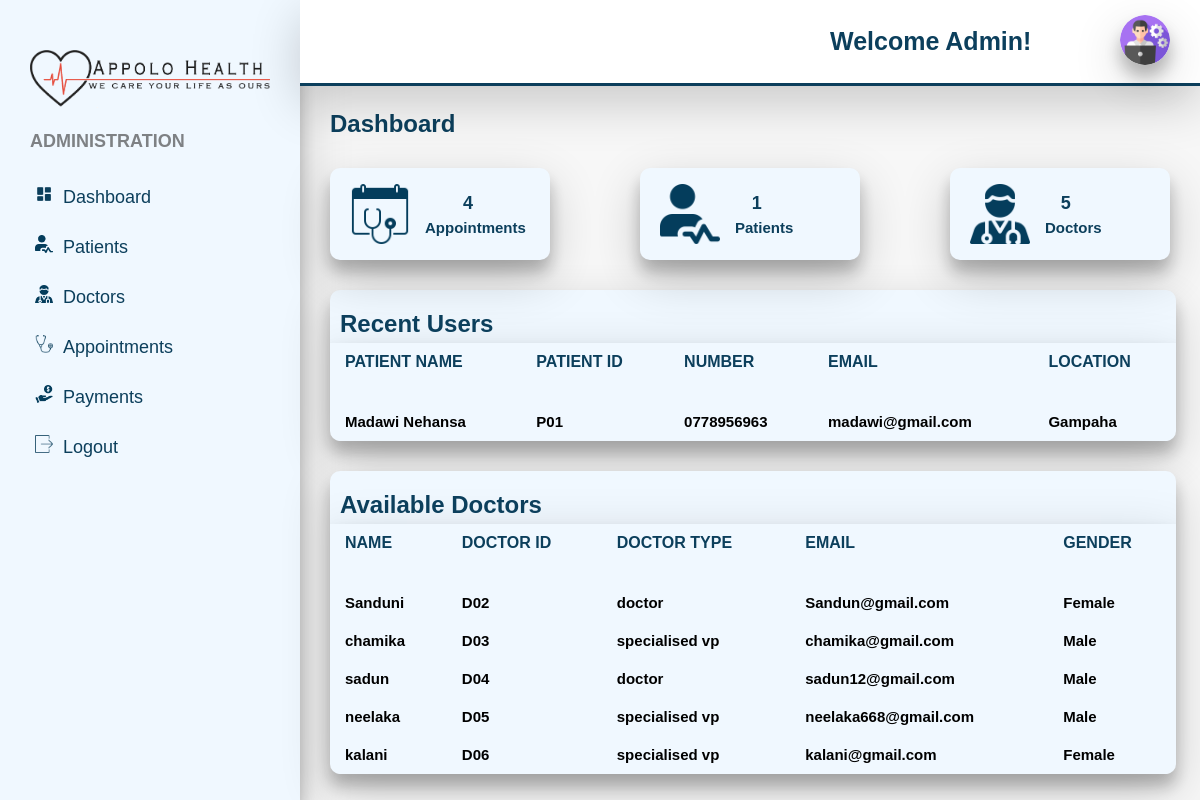
The app's page /chinthaka/admin-dashboard.php with its own data.
### tables this page shows
CREATE TABLE `users` (
  `p_id` int(11) NOT NULL,
  `username` varchar(255) NOT NULL,
  `email` varchar(255) NOT NULL,
  `password` varchar(255) NOT NULL,
  `p_name` varchar(255) NOT NULL,
  `phone_number` varchar(255) NOT NULL,
  `location` varchar(255) NOT NULL,
  `special_note` varchar(255) NOT NULL,
  `role` varchar(255) DEFAULT 'user'
);

CREATE TABLE `doctor` (
  `d_id` int(11) NOT NULL,
  `username` varchar(255) NOT NULL,
  `email` varchar(255) NOT NULL,
  `password` varchar(255) NOT NULL,
  `d_name` varchar(255) NOT NULL,
  `doctor_type` varchar(255) NOT NULL,
  `location` varchar(255) NOT NULL,
  `gender` varchar(255) NOT NULL,
  `price_per_appointment` varchar(255) NOT NULL,
  `description` varchar(255) NOT NULL,
  `role` varchar(255) DEFAULT 'doctor'
);

### html/chinthaka/admin-dashboard.php (the view, shortened to what this page needs)
<?php require_once('../../php/chinthaka/connection.php'); ?>
<?php
$users_list = '';
    $query = "SELECT * FROM users ORDER BY p_id";
    $user = mysqli_query($connection, $query);
    while ($users = mysqli_fetch_assoc($user)) {
        $users_list .= "<tr>";
        $users_list .= "<td>{$users['p_name']}</td>";
        $users_list .= "<td>P0{$users['p_id']}</td>";
        $users_list .= "<td>{$users['phone_number']}</td>";
        $users_list .= "<td>{$users['email']}</td>";
        $users_list .= "<td>{$users['location']}</td>";
        $users_list .= "</tr>";
    }
$docter_list = '';
    $query = "SELECT * FROM doctor ORDER BY d_id";
    $docters = mysqli_query($connection, $query);
    while ($docter = mysqli_fetch_assoc($docters)) {
        $docter_list .= "<tr>";
        $docter_list .= "<td>{$docter['d_name']}</td>";
        $docter_list .= "<td>D0{$docter['d_id']}</td>";
        $docter_list .= "<td>{$docter['doctor_type']}</td>";
        $docter_list .= "<td>{$docter['email']}</td>";
        $docter_list .= "<td>{$docter['gender']}</td>";
        $docter_list .= "</tr>";
    }
?>
<!DOCTYPE html>
<html>
<head>
    <link rel="stylesheet" href="../../css/chinthaka/admin.css">
</head>
<body>
    <section id="menu">
        <div class="adminlogo">
        <img src="../../images/chinthaka/system logo.png" alt="">
            <h2 class="title">Administration</h2>
        </div>
        <div class="items">
            <li><img src ="../../images/chinthaka/dashboard.png"><a href="admin-dashboard.php" id="addashboard"  class="addashboard" >Dashboard</a></li>
            <li><img src ="../../images/chinthaka/patient.png"><a href="admin-patient.php" id="adpatient"  class="adpatient" >Patients</a></li>
            <li><img src ="../../images/chinthaka/doctors.png"><a href="admin-doctor.php" id="addoctors"  class="addoctors" >Doctors</a></li>
            <li><img src ="../../images/chinthaka/appointment.png"><a href="admin-appointment.php" id="adappointment"  class="adappointment" >Appointments</a></li>
            <li><img src ="../../images/chinthaka/payments.png"><a href="admin-payment.php" id="adpayments"  class="adpayments" >Payments</a></li>
            <li><img src ="../../images/chinthaka/logout.png"><a href="#" class="adlogoutbutton" id="adlogoutbutton" >Logout</a></li>
        </div>
    </section>
    <section id="iterface">
        <div class="navigation">
        <div class="adminloggedin">Welcome Admin!</div>
            <div class="admintop">
            <img class="adminpic" src="../../images/Chinthaka/mainadmin.jpg">
            </div>
            </div>
        <h3 class="d-title">Dashboard</h3>
        <div class="values">
            <div class="v-box">
                <img class="medicalappointment" src="../../images/Chinthaka/medicalappointment.png">
                <div>
                    <h3><?php
                require("../../php/chinthaka/connection.php");
                $sql="SELECT * From appointment";
                if($result=$connection->query($sql)){
                    if($result->num_rows>0){
                        echo $result->num_rows;
                    }
                }
?></h3>
                    <span>Appointments</span>
                </div>
            </div>
            <div class="v-box">
                <img class="medicalappointment" src="../../images/Chinthaka/patient.png">
                <div>
                    <h3><?php
                require("../../php/chinthaka/connection.php");
                $sql="SELECT * From users";
                if($result=$connection->query($sql)){
                    if($result->num_rows>0){
                        echo $result->num_rows;
                    }
                }
?></h3>
                    <span>Patients</span>
                </div>
            </div>
            <div class="v-box">
                <img class="medicalappointment" src="../../images/Chinthaka/doctors.png">
                <div>
                    <h3><?php
                require("../../php/chinthaka/connection.php");
                $sql="SELECT * From doctor";
                if($result=$connection->query($sql)){
                    if($result->num_rows>0){
                        echo $result->num_rows;
                    }
                }
?></h3>
                    <span>Doctors</span>
                </div>
            </div>
            </div>
        <div class="board">
            <h3 class="sub-title">Recent Users</h3>
            <table width="100%">
                <thead>
                    <tr>
                        <td>Patient Name</td>
                        <td>Patient ID</td>
                        <td>Number</td>
                        <td>Email</td>
                        <td>Location</td>
                    </tr>
                </thead>
                <tbody>
                    <tr>
                        <td class="userdorp">
                        </td>
                        <td class="userdorpdate">
                        </td>
                        <td class="userdorpnum">
                        </td>
                        <td class="userdorpgender">
                        </td>
                        <td class="userdorpdashrole">
                        </td>
                    </tr>
                </tbody>
                <?php echo $users_list; ?>
            </table>
        </div>
        <div class="board">
            <h3 class="sub-title">Available Doctors</h3>
            <table width="100%">
                <thead>
                    <tr>
                        <td>Name</td>
                        <td>Doctor ID</td>
                        <td>Doctor Type</td>
                        <td>Email</td>
                        <td>Gender</td>
                    </tr>
                </thead>
                <tbody>
                    <tr>
                        <td class="dashdoc">
                        </td>
                        <td class="docid">
                        </td>
                        <td class="doctype">
                        </td>
                        <td class="docmail">
                        </td>
                        <td class="docgender">
                        </td>
                    </tr>
                </tbody>
                <?php echo $docter_list; ?>
            </table>
        </div>
    </section>
</body>
</html>

### css/chinthaka/admin.css (style rules this page uses)
html { font-family: sans-serif; }
* { margin: 0; padding: 0; box-sizing: border-box; }
body { background-image: url(../../images/chinthaka/lab2.jpg); background-color: rgb(247, 247, 247); display: flex; font-size: 15px; }
#menu { background-color: aliceblue; width: 300px; height: 100%; position: fixed; padding-top: 20px; box-shadow: 0 12px 16px 0 rgba(0,0,0,0.24), 0 17px 50px 0 rgba(0,0,0,0.19); }
#menu .adminlogo { align-items: center; padding: 30px 0 0 30px; }
#menu .title { color: #626466; font-family: Arial, Helvetica, sans-serif; margin: 20px 0px 0px 0px; font-size: 18px; opacity: 0.8; text-transform: uppercase; }
#menu .adminlogo img { width: 100%; height: 100%; padding: 0px 30px 0px 0px; }
#menu .items { margin-top: 20px; }
#menu .items li { list-style: none; padding: 10px 0; font-size: 18px; line-height: 30px; margin: 0px 0px 0px 10px; transition: 0.3s ease; }
#menu .items li img { width: 18px; height: 18px; text-align: center; margin: 0 10px 0 25px; }
#menu .items li a { text-decoration: none; color: #0C3F5C; font-family: Arial, Helvetica, sans-serif; transition: 0.3s ease; }
#iterface { width: calc(100% - 300px); position: relative; margin: 0px 0px 0px 300px; }
#iterface .navigation { display: flex; align-items: center; justify-content: space-between; background: white; padding: 15px 30px; border-bottom: 3px solid #0C3F5C; position: fixed; width: calc(100% - 300px); box-shadow: 0 12px 16px 0 rgba(0,0,0,0), 0 17px 50px 0 rgba(0,0,0,0.19); }
#iterface .navigation .admintop { justify-content: center; align-items: center; }
.adminpic { width: 50px; height: 50px; object-fit: cover; border-radius: 50%; box-shadow: 0 12px 16px 0 rgba(0,0,0,0.24), 0 17px 50px 0 rgba(0,0,0,0.19); }
.d-title { color: #0C3F5C; padding: 110px 30px 0px 30px; font-size: 24px; font-weight: 700; }
.values { padding: 30px 30px 0px 30px; display: flex; justify-content: space-between; }
.values .v-box { background: aliceblue; width: 220px; padding: 16px 20px; border-radius: 10px; display: flex; justify-content: flex-start; align-items: center; box-shadow: 0 12px 16px 0 rgba(0,0,0,0.24), 0 17px 50px 0 rgba(0,0,0,0.19); }
.values .v-box img { font-size: 25px; width: 60px; height: 60px; line-height: 60px; text-align: center; margin-right: 15px; }
.values .v-box h3 { font-size: 18px; color: #0C3F5C; text-align: center; margin-right: 15px; margin-bottom: 5px; }
.values .v-box span { font-size: 15px; color: #0C3F5C; font-weight: bold; }
.board { width: 94%; margin: 30px 0px 30px 30px; background: aliceblue; border-radius: 10px; overflow: auto; font-weight: bold; box-shadow: 0 12px 16px 0 rgba(0,0,0,0.24), 0 17px 50px 0 rgba(0,0,0,0.19); }
.board .dashdoc { display: flex; justify-content: flex-start; align-items: center; }
.board .userdorp { display: flex; justify-content: flex-start; align-items: center; }
table { border-collapse: collapse; box-shadow: 0 12px 16px 0 rgba(0,0,0,0.24), 0 17px 50px 0 rgba(0,0,0,0.19); }
tr { border-bottom: 1px solid aliceblue; }
thead td { font-size: 16px; text-transform: uppercase; background: aliceblue; text-align: start; padding: 15px; color: #0C3F5C; }
.board tr td { padding: 10px 15px; }
.sub-title { color: #0C3F5C; padding: 20px 0px 5px 10px; font-size: 24px; font-weight: 700; }
.adminloggedin { margin-left: 500px; font-weight: 700; font-size: 25px; color: #0C3F5C; }

### records on screen
users: p_name "Madawi Nehansa", p_id "1", phone_number "0778956963", email "madawi@gmail.com", location "Gampaha"
doctor: d_name "Sanduni", d_id "2", doctor_type "doctor", email "Sandun@gmail.com", gender "Female"
doctor: d_name "chamika", d_id "3", doctor_type "specialised vp", email "chamika@gmail.com", gender "Male"
doctor: d_name "sadun", d_id "4", doctor_type "doctor", email "sadun12@gmail.com", gender "Male"
doctor: d_name "neelaka", d_id "5", doctor_type "specialised vp", email "neelaka668@gmail.com", gender "Male"
doctor: d_name "kalani", d_id "6", doctor_type "specialised vp", email "kalani@gmail.com", gender "Female"

### other values on screen
$result->num_rows "4"
$result->num_rows "1"
$result->num_rows "5"
